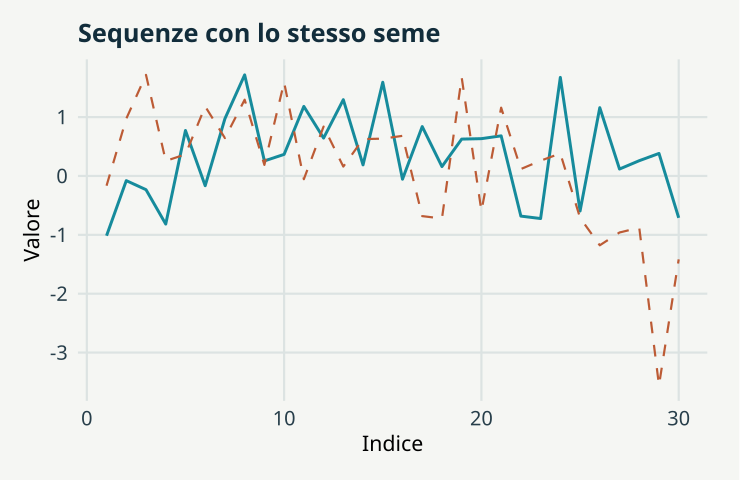

Recreate this plot in R.
# GeoStat Lab — funzioni comuni. R >= 4.3; ggplot2 >= 3.4; jsonlite.
suppressPackageStartupMessages(library(ggplot2))
col_geo <- c('#168B9C','#BC5B35','#7054A4','#A17B19','#227864','#64748B')
theme_set(theme_minimal(base_size=17, base_family='sans') + theme(
  plot.background=element_rect(fill='#F5F6F3',colour=NA),
  panel.background=element_rect(fill='#F5F6F3',colour=NA),
  panel.grid.minor=element_blank(),panel.grid.major=element_line(colour='#DCE3E2'),
  plot.title=element_text(size=19,face='bold',colour='#122D3B'),
  plot.subtitle=element_text(size=13,colour='#405560',margin=margin(b=12)),
  axis.text=element_text(size=15,colour='#273E4A'),axis.title=element_text(size=16),
  legend.position='bottom',legend.title=element_blank(),legend.text=element_text(size=14),
  strip.text=element_text(size=15,face='bold'),plot.margin=margin(18,24,18,18)))
metric <- function(...) data.frame(grandezza=names(c(...)),valore=as.character(c(...)),check.names=FALSE)
f <- function(x,d=3) {out<-formatC(x,digits=d,format='fg');out[!is.finite(x)]<-'Non definito';out}
line_plot <- function(d,x='x',y='y',title='',xl=x,yl=y,group=NULL) {
 p<-ggplot(d,aes(x=.data[[x]],y=.data[[y]]))
 if(is.null(group)) p<-p+geom_line(colour=col_geo[1],linewidth=1.05) else p<-p+aes(colour=.data[[group]],group=.data[[group]])+geom_line(linewidth=1)+scale_colour_manual(values=col_geo)
 p+labs(title=title,x=xl,y=yl)
}
point_plot <- function(d,x='x',y='y',title='',xl=x,yl=y,group=NULL) {
 p<-ggplot(d,aes(x=.data[[x]],y=.data[[y]]))
 if(is.null(group))p<-p+geom_point(colour=col_geo[1],size=2.5,alpha=.8) else p<-p+aes(colour=.data[[group]])+geom_point(size=2.7,alpha=.85)+scale_colour_manual(values=col_geo)
 p+labs(title=title,x=xl,y=yl)
}
hist_plot<-function(x,title='',xl='Valore',bins=20)ggplot(data.frame(x=x),aes(x))+geom_histogram(bins=bins,fill=col_geo[1],colour='#F5F6F3')+labs(title=title,x=xl,y='Frequenza')
bar_plot<-function(d,x='gruppo',y='valore',title='',yl='Valore')ggplot(d,aes(x=.data[[x]],y=.data[[y]],fill=.data[[x]]))+geom_col(width=.65)+scale_fill_manual(values=rep(col_geo,length.out=length(unique(d[[x]])) ))+guides(fill='none')+labs(title=title,x=NULL,y=yl)
map_plot<-function(d,z='z',title='',xl='Est [km]',yl='Nord [km]')ggplot(d,aes(x,y,fill=.data[[z]]))+geom_raster()+coord_equal()+scale_fill_gradientn(colours=c('#153F56','#298C9C','#B8CDB2','#F1D889','#AD542F'))+labs(title=title,x=xl,y=yl)
acf_data<-function(x,lag=20){a<-acf(x,lag.max=min(lag,length(x)-1),plot=FALSE);data.frame(x=as.vector(a$lag)[-1],y=as.vector(a$acf)[-1])}
# AR(1), distribuzione marginale stazionaria N(0, 1).
ar_series<-function(n,rho){x<-numeric(n);x[1]<-rnorm(1);for(i in 2:n)x[i]<-rho*x[i-1]+sqrt(1-rho^2)*rnorm(1);x}
# Distanze euclidee in unità metriche già dichiarate; nessuna conversione implicita di CRS.
dist_cross<-function(a,b)sqrt(outer(a[,1],b[,1],'-')^2+outer(a[,2],b[,2],'-')^2)
# Predittore IDW: i punti coincidenti ricevono esattamente il valore osservato.
idw<-function(xy,z,new,power=2){dd<-dist_cross(new,xy);apply(dd,1,function(d)if(any(d<1e-10))mean(z[d<1e-10])else weighted.mean(z,d^(-power)))}
# CART didattico binario: divisioni assiali che minimizzano l'impurità di Gini.
cart_fit<-function(x,y,depth=2,minleaf=4){
 node<-list(p=mean(y),n=length(y));if(depth<1||length(unique(y))<2||length(y)<2*minleaf)return(node)
 best<-Inf
 for(j in seq_len(ncol(x))){v<-sort(unique(x[,j])); if(length(v)<2)next
  for(cut in (head(v,-1)+tail(v,-1))/2){left<-x[,j]<=cut;nl<-sum(left);nr<-sum(!left);if(min(nl,nr)<minleaf)next
   score<-nl*mean(y[left])*(1-mean(y[left]))+nr*mean(y[!left])*(1-mean(y[!left]))
   if(score<best){best<-score;node$j<-j;node$cut<-cut;split<-left}
  }
 }
 if(is.finite(best)){node$left<-cart_fit(x[split,,drop=FALSE],y[split],depth-1,minleaf);node$right<-cart_fit(x[!split,,drop=FALSE],y[!split],depth-1,minleaf)};node
}
cart_predict<-function(tree,x)apply(x,1,function(row){t<-tree;while(!is.null(t$j))t<-if(row[t$j]<=t$cut)t$left else t$right;t$p})

p <- list(skip = 5, seed = 17)
set.seed(p$seed)
set.seed(p$seed)

a <- rnorm(30)

set.seed(p$seed)

if (p$skip > 0) invisible(rnorm(p$skip))

b <- rnorm(30)

data <- data.frame(x = 1:30, y = a, secondo = b)

plots <- list(line_plot(data, title = "Sequenze con lo stesso seme", xl = "Indice", yl = "Valore") + 
    geom_line(aes(y = secondo), colour = col_geo[2], linetype = 2))

metrics <- metric(`Sequenze identiche` = identical(a, b), `Scarto massimo` = f(max(abs(a - 
    b))), `Estrazioni preliminari` = p$skip)
print(metrics,row.names=FALSE)
ggplot2::ggsave('m15-casualita-B.svg',plots[[1]],device=svglite::svglite,width=7.7,height=5.0,bg='#F8F6F1')
